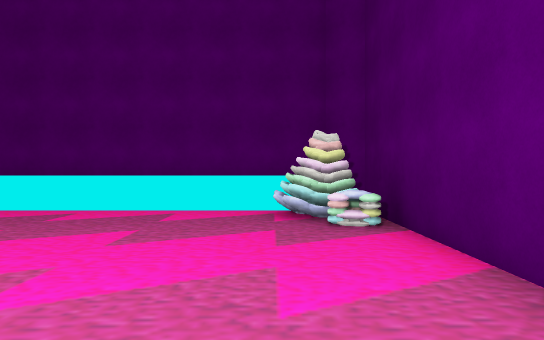
[1] (above)

16 first-person views from a walk through a scene from a Unity 3-D project. The camera is 1.5 m above the floor, looks level and sees 75° across. The floor is counted in squares, 2 m on a side. Each view is taken from the middle of a square. On the plan, view 1 faces up. The plan holds only what a view shows up to about 11 squares ahead; the rest is blank. The place goes on beyond the plan. The player is left out. Some animated figures are not drawn. Some surface patterns are stand-ins.

[2]
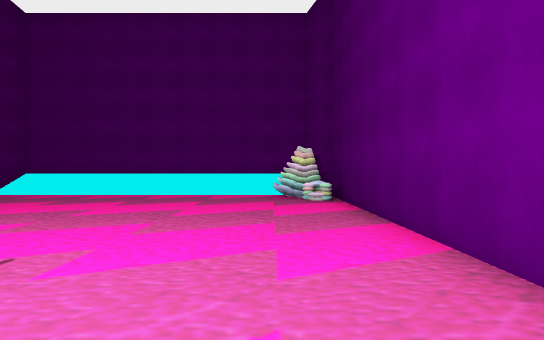

[3]
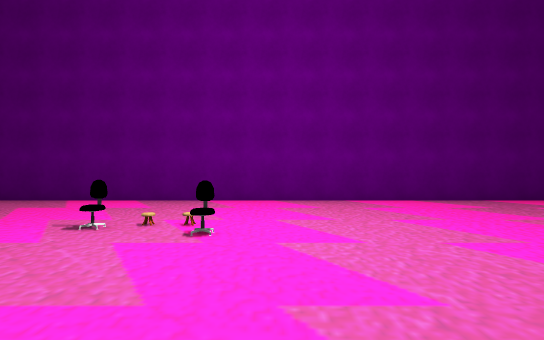

[4]
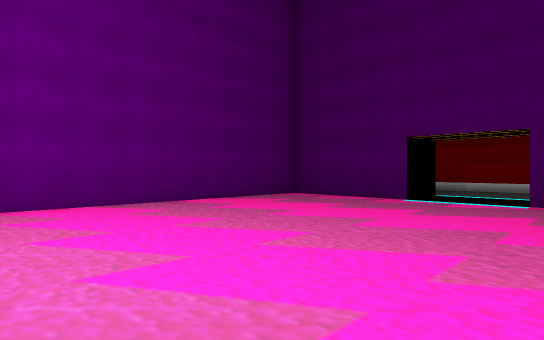

[5]
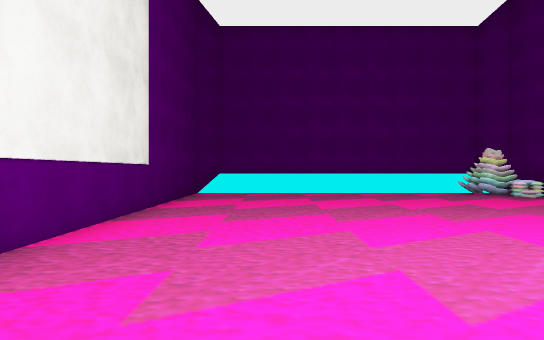

[6]
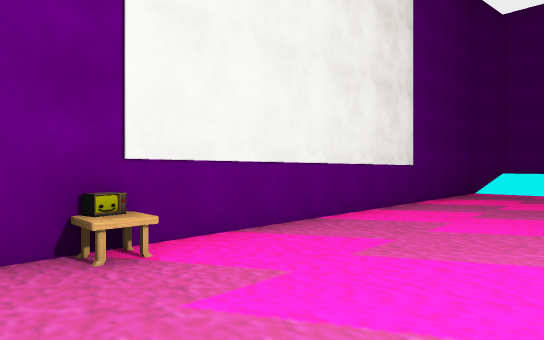

[7]
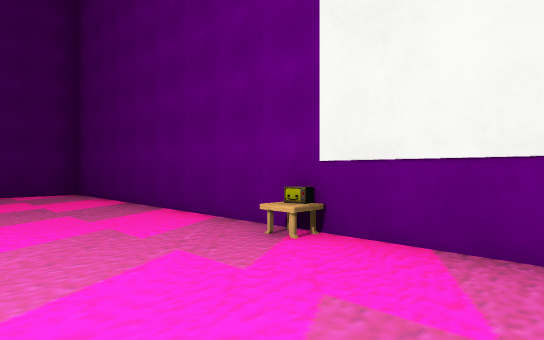

[8]
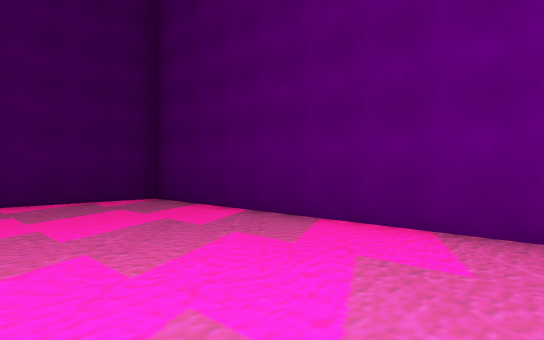

[9]
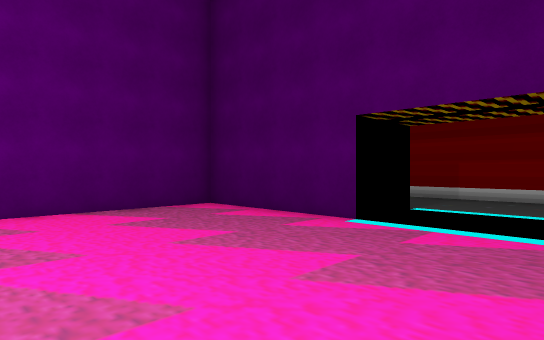

[10]
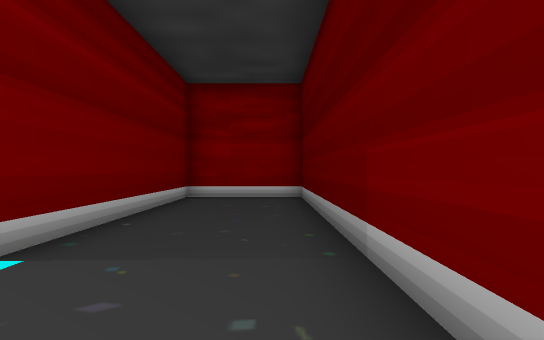

[11]
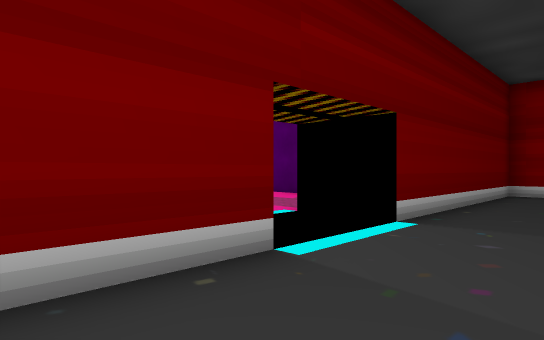

[12]
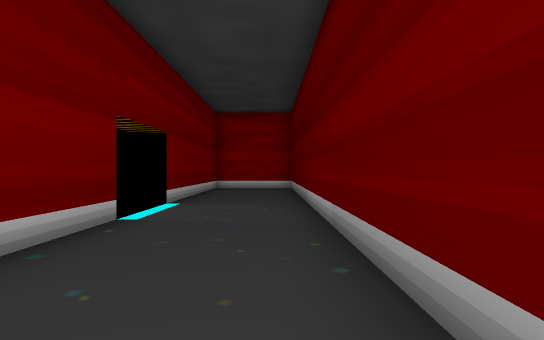

[13]
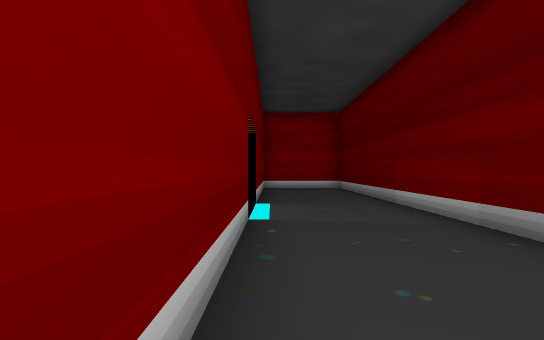

[14]
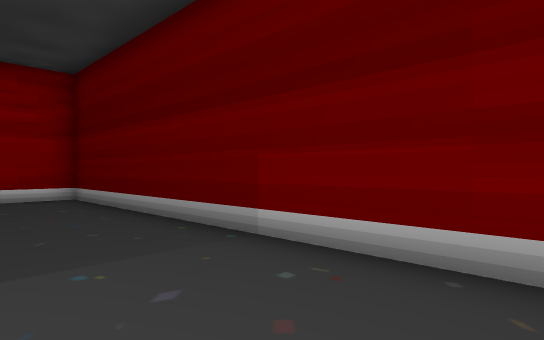

[15]
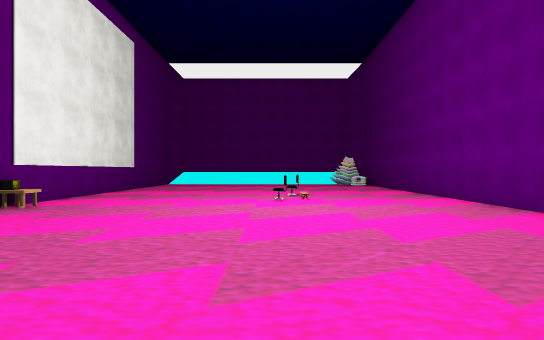

[16]
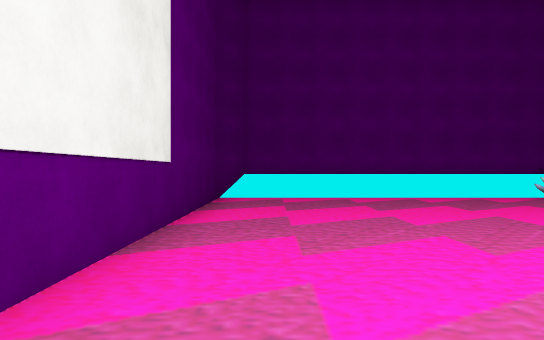

### Floor plan
Key: @ floor where view 1 was taken; # wall or solid block; . main floor; : floor 0.75 m higher than the main floor; / step, stairs or slope; O other object.
Columns run from 10 left of view 1 to 5 right of it. Each row starts with its distance up from view 1.
  8   ##########
  7  ##////////:#
  6  #........OO#
  5  #.........O#
  4  #..........#
  3  #..........#
  2  #..........#
  1  #..........#
  0  #........@.#
 -1  #..........#
 -2  #......O...#
 -3  #.....O....#
 -4  #O.........#
 -5  #O.........#
 -6  #..........#
 -7  #..........#
 -8  #..........#
 -9  #..........#
-10  #..........#
-11  #..........#
-12  #..........#
-13  #..........#
-14  #####..#####
-15  #####  ########
-16 . .............#
-17   .............#
-18 . .............#
-19  ###############

Positions as (right, up) in squares from view 1, and headings:
1: (0, 0), facing up
2: (0, -4), facing up
3: (-7, -4), facing right
4: (-6, -5), facing down-right
5: (-6, -5), facing up
6: (-5, -6), facing up-left
7: (-5, -2), facing down-left
8: (-4, -5), facing down-left
9: (-5, -9), facing down-right
10: (-5, -18), facing right
11: (-7, -18), facing up-right
12: (-10, -18), facing right
13: (-10, -16), facing right
14: (-5, -16), facing down-right
15: (-3, -12), facing up
16: (-7, -3), facing up
